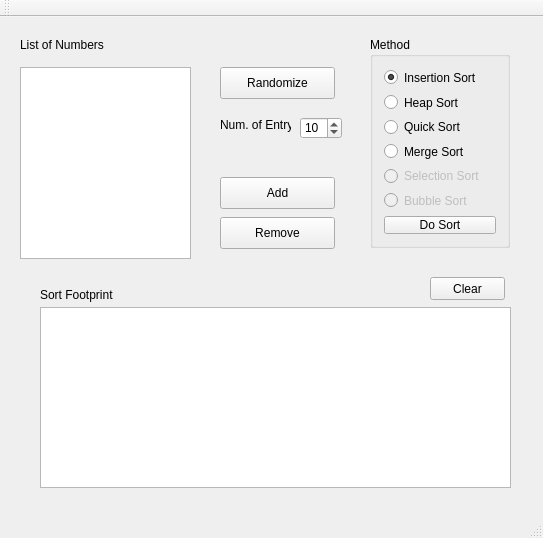
<?xml version="1.0" encoding="UTF-8"?>
<ui version="4.0">
 <class>SortAlgorithms</class>
 <widget class="QMainWindow" name="SortAlgorithms">
  <property name="geometry">
   <rect>
    <x>0</x>
    <y>0</y>
    <width>543</width>
    <height>538</height>
   </rect>
  </property>
  <property name="windowTitle">
   <string>SortAlgorithms</string>
  </property>
  <widget class="QWidget" name="centralWidget">
   <widget class="QListWidget" name="listW_RawInput">
    <property name="geometry">
     <rect>
      <x>20</x>
      <y>50</y>
      <width>171</width>
      <height>192</height>
     </rect>
    </property>
   </widget>
   <widget class="QLabel" name="label">
    <property name="geometry">
     <rect>
      <x>20</x>
      <y>20</y>
      <width>111</width>
      <height>16</height>
     </rect>
    </property>
    <property name="text">
     <string>List of Numbers</string>
    </property>
   </widget>
   <widget class="QTextEdit" name="txEd_SortFootprint">
    <property name="geometry">
     <rect>
      <x>40</x>
      <y>290</y>
      <width>471</width>
      <height>181</height>
     </rect>
    </property>
    <property name="acceptDrops">
     <bool>false</bool>
    </property>
    <property name="undoRedoEnabled">
     <bool>false</bool>
    </property>
   </widget>
   <widget class="QLabel" name="label_2">
    <property name="geometry">
     <rect>
      <x>40</x>
      <y>270</y>
      <width>111</width>
      <height>16</height>
     </rect>
    </property>
    <property name="text">
     <string>Sort Footprint</string>
    </property>
   </widget>
   <widget class="QPushButton" name="btn_Randomize">
    <property name="geometry">
     <rect>
      <x>220</x>
      <y>50</y>
      <width>115</width>
      <height>32</height>
     </rect>
    </property>
    <property name="text">
     <string>Randomize</string>
    </property>
   </widget>
   <widget class="QPushButton" name="btn_Add">
    <property name="geometry">
     <rect>
      <x>220</x>
      <y>160</y>
      <width>115</width>
      <height>32</height>
     </rect>
    </property>
    <property name="text">
     <string>Add</string>
    </property>
   </widget>
   <widget class="QPushButton" name="btn_Remove">
    <property name="geometry">
     <rect>
      <x>220</x>
      <y>200</y>
      <width>115</width>
      <height>32</height>
     </rect>
    </property>
    <property name="text">
     <string>Remove</string>
    </property>
   </widget>
   <widget class="QGroupBox" name="groupBox">
    <property name="geometry">
     <rect>
      <x>370</x>
      <y>20</y>
      <width>140</width>
      <height>211</height>
     </rect>
    </property>
    <property name="title">
     <string>Method</string>
    </property>
    <layout class="QVBoxLayout" name="verticalLayout">
     <item>
      <widget class="QRadioButton" name="rdBtn_InsertionSort">
       <property name="text">
        <string>Insertion Sort</string>
       </property>
       <property name="checked">
        <bool>true</bool>
       </property>
      </widget>
     </item>
     <item>
      <widget class="QRadioButton" name="rdBtn_HeapSort">
       <property name="text">
        <string>Heap Sort</string>
       </property>
      </widget>
     </item>
     <item>
      <widget class="QRadioButton" name="rdBtn_QuickSort">
       <property name="text">
        <string>Quick Sort</string>
       </property>
      </widget>
     </item>
     <item>
      <widget class="QRadioButton" name="rdBtn_MergeSort">
       <property name="text">
        <string>Merge Sort</string>
       </property>
      </widget>
     </item>
     <item>
      <widget class="QRadioButton" name="rdBtn_SelectSort">
       <property name="enabled">
        <bool>false</bool>
       </property>
       <property name="text">
        <string>Selection Sort</string>
       </property>
      </widget>
     </item>
     <item>
      <widget class="QRadioButton" name="rdBtn_BubbleSort">
       <property name="enabled">
        <bool>false</bool>
       </property>
       <property name="text">
        <string>Bubble Sort</string>
       </property>
      </widget>
     </item>
     <item>
      <widget class="QPushButton" name="btn_DoSort">
       <property name="text">
        <string>Do Sort</string>
       </property>
      </widget>
     </item>
    </layout>
   </widget>
   <widget class="QLabel" name="label_3">
    <property name="geometry">
     <rect>
      <x>220</x>
      <y>100</y>
      <width>71</width>
      <height>16</height>
     </rect>
    </property>
    <property name="text">
     <string>Num. of Entry</string>
    </property>
   </widget>
   <widget class="QSpinBox" name="spBx_NumOfEntry">
    <property name="geometry">
     <rect>
      <x>300</x>
      <y>100</y>
      <width>42</width>
      <height>22</height>
     </rect>
    </property>
    <property name="maximum">
     <number>1000</number>
    </property>
    <property name="value">
     <number>10</number>
    </property>
   </widget>
   <widget class="QPushButton" name="btn_ClearFootprint">
    <property name="geometry">
     <rect>
      <x>430</x>
      <y>260</y>
      <width>75</width>
      <height>23</height>
     </rect>
    </property>
    <property name="text">
     <string>Clear</string>
    </property>
   </widget>
  </widget>
  <widget class="QMenuBar" name="menuBar">
   <property name="geometry">
    <rect>
     <x>0</x>
     <y>0</y>
     <width>543</width>
     <height>22</height>
    </rect>
   </property>
  </widget>
  <widget class="QToolBar" name="mainToolBar">
   <attribute name="toolBarArea">
    <enum>TopToolBarArea</enum>
   </attribute>
   <attribute name="toolBarBreak">
    <bool>false</bool>
   </attribute>
  </widget>
  <widget class="QStatusBar" name="statusBar"/>
 </widget>
 <layoutdefault spacing="6" margin="11"/>
 <resources/>
 <connections/>
</ui>
